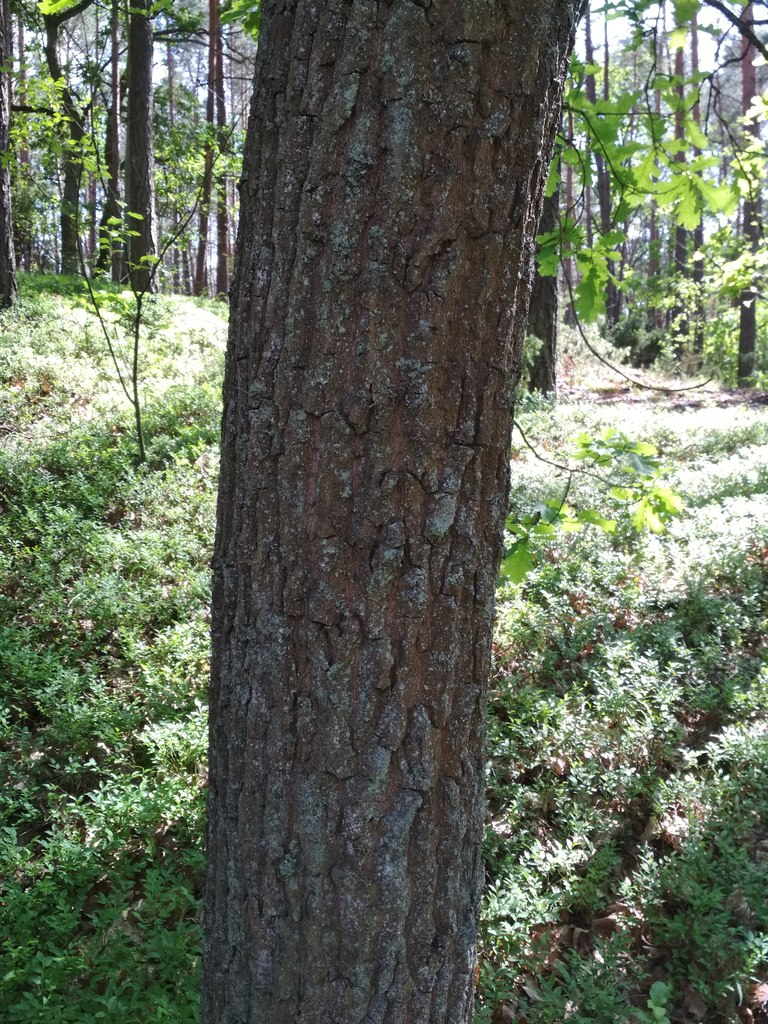
#> input picture IOB/TwoExampleOfTrees/2019_06_01_13_15_54_340774.jpg, 768 x 1024 px, given in place of the camera
$ jupyter execute --allow-errors BartlomiejGus.ipynb   (text cells are left out)
#> lines starting #> are read from the running program, lines starting #| are printed output that depends on the picture; after the words box and inside, x2 and y2 are one past the last pixel; in counts of white or black regions, pixels touching at a corner belong together
[cell 1]
def lista_liczba_pierwsza_czy_nie(argumenty):
    x = []
    ktore_miejsce = 0
    for a in argumenty:
        x.append(True)
        for b in range (2,a):
            if a%b == 0 :
                x[ktore_miejsce] = False
                break
        ktore_miejsce += 1
    return x

lista_wartosci = list(range(1,12))

lista_T_F = lista_liczba_pierwsza_czy_nie(lista_wartosci)

print(lista_wartosci)
print(lista_T_F)

[cell 2]
lista_wartosci2 = list(range(1,12))

lista_T_F2 = lambda x: [False if any(a%b==0 for b in range(2,a)) else True for a in x]

print(lista_wartosci2)
print(lista_T_F2(lista_wartosci2))

[cell 3]
class Osoba():

    def __init__(self,wiek,nazwisko):
        self.wiek = wiek
        self.nazwisko = nazwisko

    def key(self):
        return self.wiek


print("Lista osób nieposortowna:")
lista_osob = [Osoba(22,"Kowalski"), Osoba(55,"Nowak"), Osoba(41,"Walczyk"), Osoba(12,"Hurkacz"),Osoba(15,"Świątek")]
print(*[f"Mój wiek to:{a.wiek}, a moje nazwisko to: {a.nazwisko}" for a in lista_osob],sep='\n')

print("\nLista osób posortowna:")
lista_osob.sort(key = Osoba.key)
print(*[f"Mój wiek to:{a.wiek}, a moje nazwisko to: {a.nazwisko}" for a in lista_osob],sep='\n')

[cell 4]
def obliczanie_sumy_pieciu_liczb(ile_liczb = 5):
#> called with ile_liczb = 1
    suma = 0
    for i in range(0,ile_liczb):
        wartosc = int(input("Podaj wartość: "+ str(i+1) + " liczby"))
        if wartosc <= 0:
            raise Exception('Liczby mają być naturalne! Wprowadzona liczba to: {}'.format(wartosc))
        suma = suma + wartosc
#> this loop made 1 pass; the answer given on pass 1: 1

    return suma

try:
    ile_bedzie_liczb_do_sumowania = 1

    if ile_bedzie_liczb_do_sumowania <= 0:
        raise Exception('Liczba sumowanych wartości musi być liczbą DODATNIĄ! Wprowadzona wartość to: {}'.format(ile_bedzie_liczb_do_sumowania))

    suma = obliczanie_sumy_pieciu_liczb(ile_bedzie_liczb_do_sumowania)
    print("Wartość sumy to: {}".format(suma))
except TypeError:
    print("ERROR: Liczba sumowanych wartości musi być liczbą!")
except ValueError as e:
    print("ERROR: Wartości muszą być liczbami naturalnymi!")
except Exception as e:
    print("ERROR: ",e)

[cell 5]
import cv2 as cv
import numpy as np

film = cv.VideoCapture(0)

wysokosc = int(film.get(3))
szerokosc = int(film.get(4))

zapis = cv.VideoWriter('C:/Users/barte/Desktop/StudiaMGR/PHYTON/nagranie.avi', cv.VideoWriter_fourcc('M','J','P','G'), 30, (wysokosc,szerokosc))

zapis_tylko_czerwony = cv.VideoWriter('C:/Users/barte/Desktop/StudiaMGR/PHYTON/nagranie_tylko_czerwony.avi', cv.VideoWriter_fourcc('M','J','P','G'), 30, (wysokosc,szerokosc))

while(film.isOpened()):

    ret, ramka = film.read()
#> ramka is the input picture: shape (1024, 768, 3); mean B, G, R 88.9, 105.6, 98

    zapis.write(ramka)

    cv.imshow('Film', ramka)

    ramka = cv.medianBlur(ramka,5)
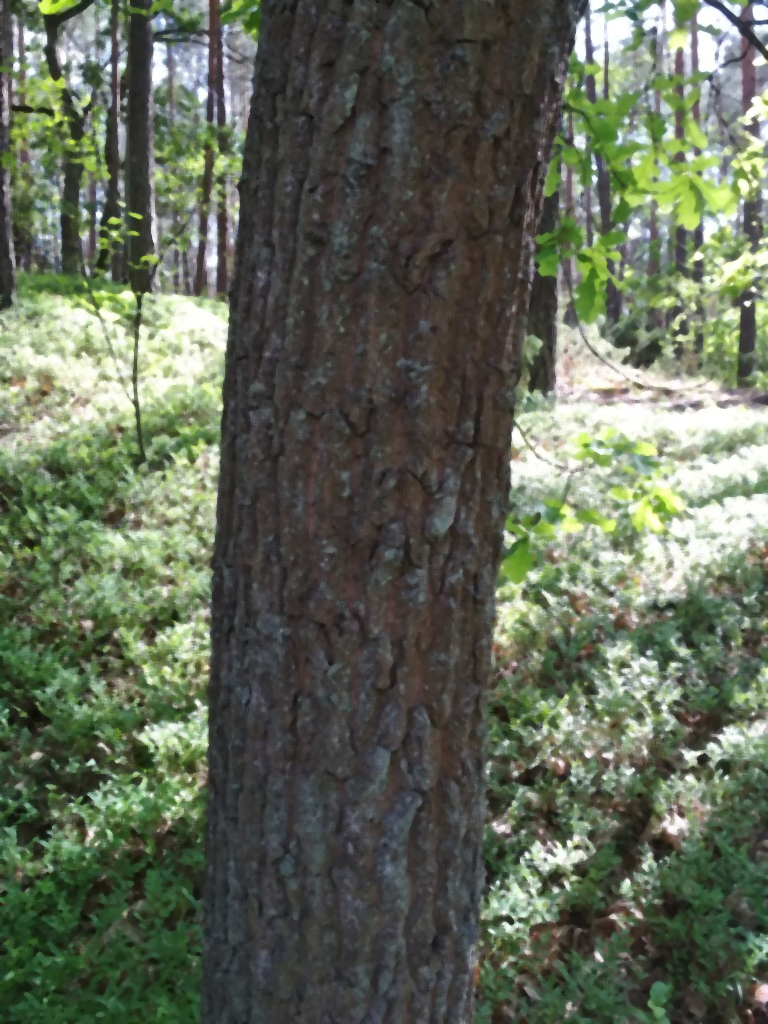
#> ramka: shape (1024, 768, 3); mean B, G, R 87.1, 104.2, 96.4

    ramka_hsv = cv.cvtColor(ramka, cv.COLOR_BGR2HSV)
#> ramka_hsv: shape (1024, 768, 3); mean H, S, V 54.1, 52.1, 106.7
    dolna_wartosc_czerwonego = np.array([170,50,50])
    gorna_wartosc_czerwonego = np.array([180,255,255])

    tylko_czerwony = cv.inRange(ramka_hsv, dolna_wartosc_czerwonego, gorna_wartosc_czerwonego)
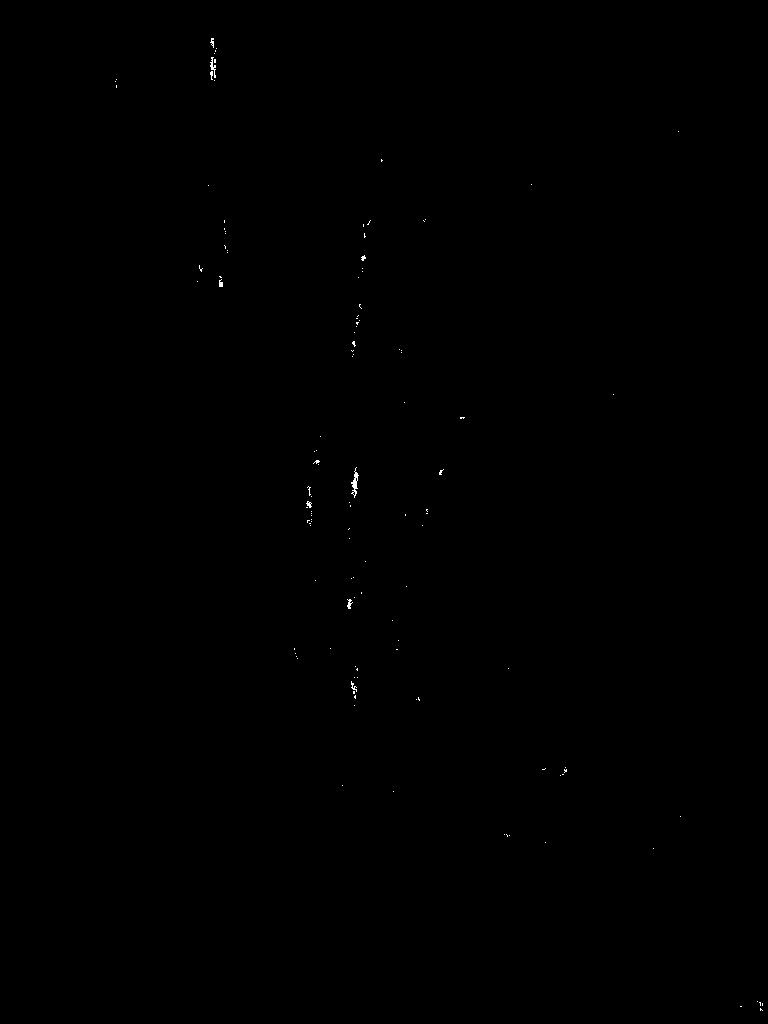
#> tylko_czerwony: shape (1024, 768); 0.08% white in thin lines or dots, all inside (x1, y1, x2, y2) = (115, 38, 763, 1011)

    tylko_czerwony_BGR = cv.cvtColor(tylko_czerwony,cv.COLOR_GRAY2BGR)
    tylko_czerwony_HSV = cv.cvtColor(tylko_czerwony_BGR, cv.COLOR_BGR2HSV)
#> tylko_czerwony_HSV: shape (1024, 768, 3); mean H, S, V 0, 0, 0.2


    zapis_tylko_czerwony.write(tylko_czerwony_HSV)

    cv.imshow('Film tylko czerwony', tylko_czerwony_HSV)

    key = cv.waitKey(1)
#> (key Esc is pressed here)
    if  key == 27:
        break

film.release()
zapis.release()
zapis_tylko_czerwony.release()
cv.destroyAllWindows()
